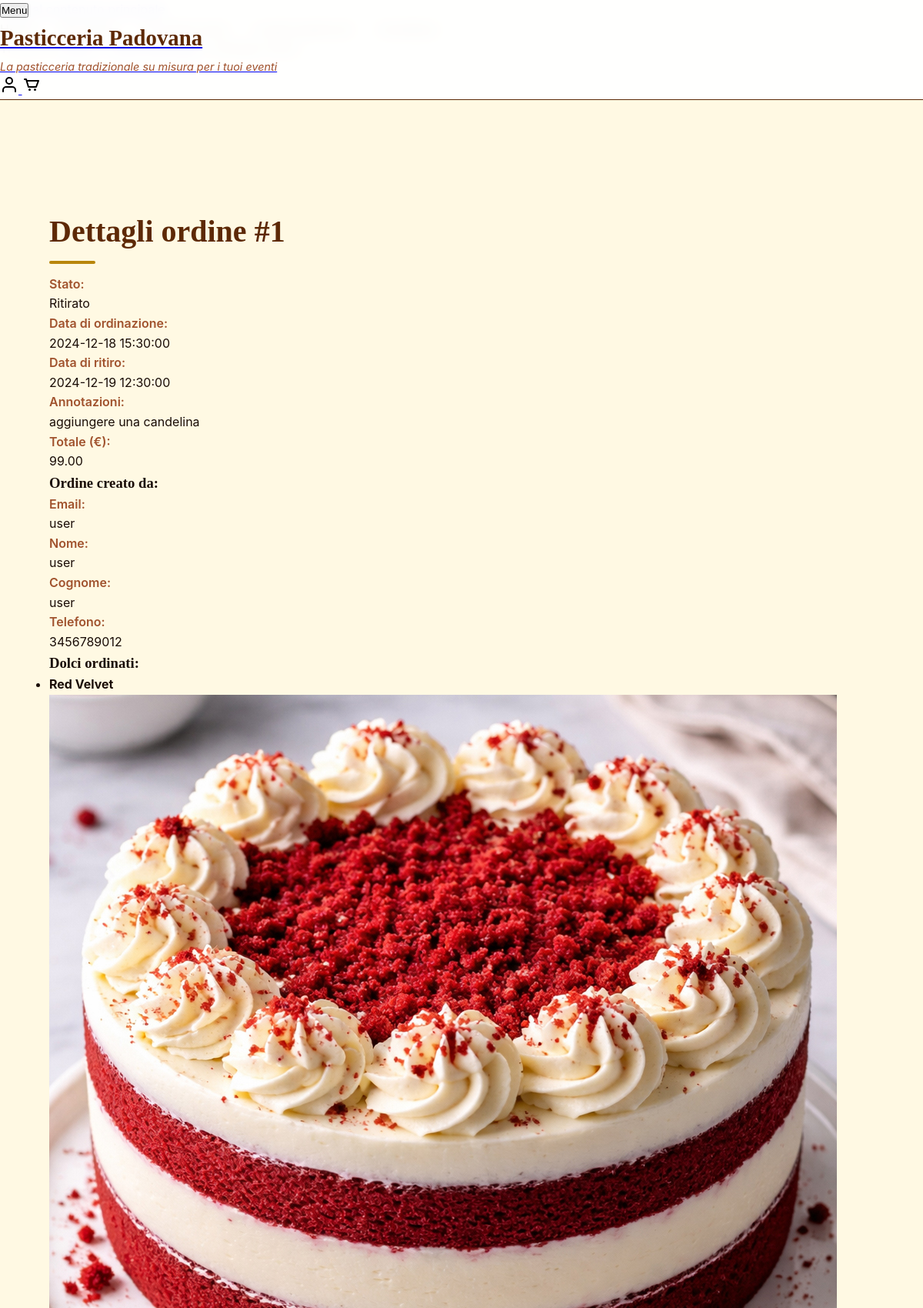
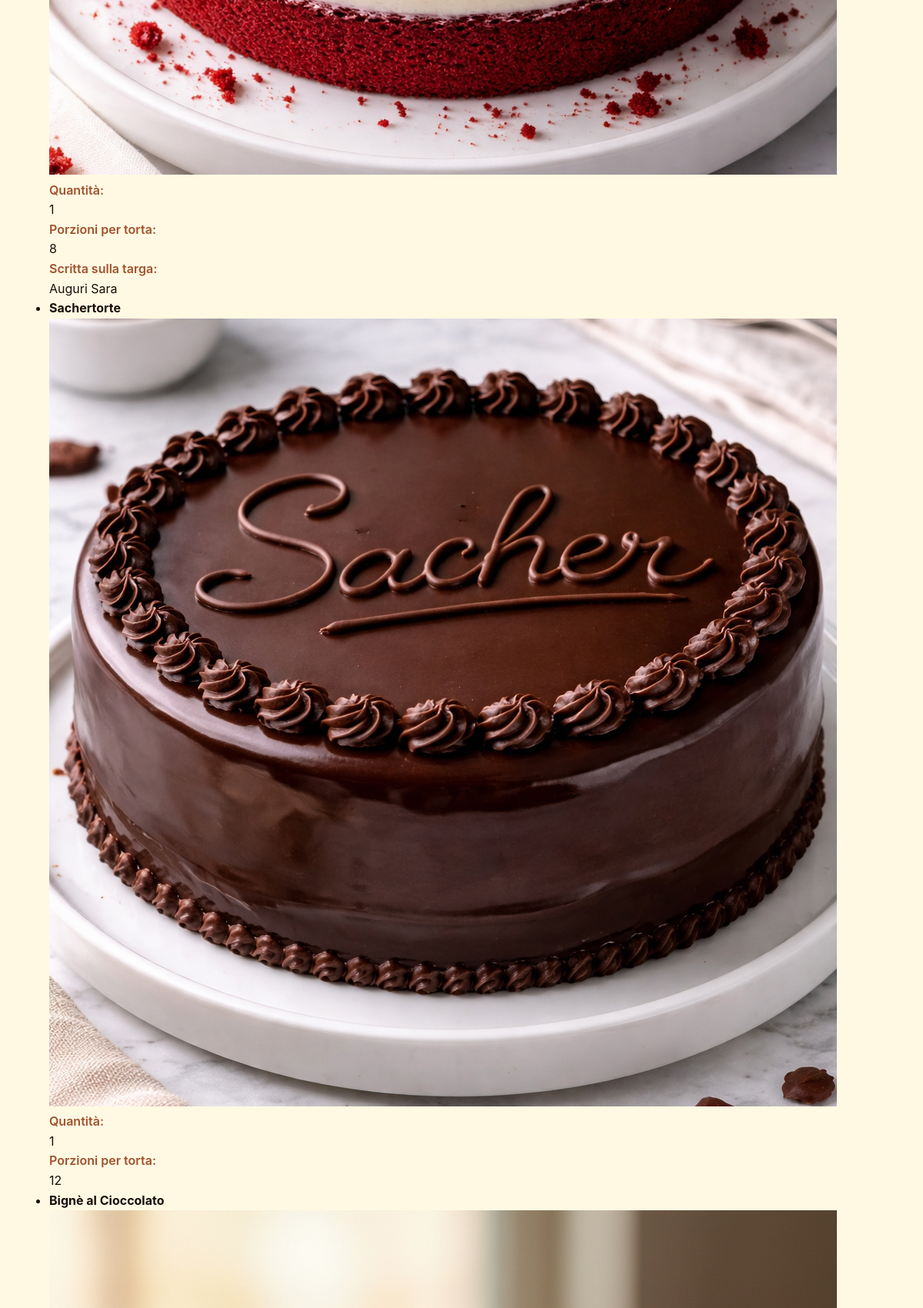
The page /site/php/dettagliOrdine.php?id=1 (signed in, upper part) on the database its author committed (2 pictures, top to bottom).
### tables this page shows
CREATE TABLE ordine (
  id int NOT NULL AUTO_INCREMENT,
  ritiro datetime NOT NULL,
  ordinazione datetime,
  persona varchar(60),
  nome varchar(20),
  cognome varchar(20),
  telefono varchar(20),
  annotazioni varchar(300),
  stato int NOT NULL,
  totale DECIMAL(10,2),
  PRIMARY KEY(id),
  FOREIGN KEY (persona) REFERENCES persona(email) ON DELETE SET NULL ON UPDATE CASCADE
);

CREATE TABLE ordine_torta (
  torta int NOT NULL,
  ordine int NOT NULL,
  porzioni int NOT NULL,
  targa varchar(255) NOT NULL DEFAULT '',
  numero_torte int NOT NULL DEFAULT 1,
  PRIMARY KEY (torta, ordine, porzioni, targa),
  FOREIGN KEY (torta) REFERENCES item(id),
  FOREIGN KEY (ordine) REFERENCES ordine(id) ON DELETE CASCADE
);

CREATE TABLE item (
  id int NOT NULL AUTO_INCREMENT,
  tipo ENUM('torta', 'pasticcino') NOT NULL,     
  nome varchar(30) NOT NULL,
  descrizione varchar(1024),
  prezzo DECIMAL(10,2) NOT NULL,  
  immagine varchar(255),
  testo_alternativo varchar(255),
  attivo boolean NOT NULL DEFAULT TRUE,
  PRIMARY KEY(id)
);

CREATE TABLE ordine_pasticcino (
  pasticcino int NOT NULL,
  ordine int NOT NULL,
  quantita int NOT NULL,
  PRIMARY KEY (pasticcino, ordine),
  FOREIGN KEY (pasticcino) REFERENCES item(id),
  FOREIGN KEY (ordine) REFERENCES ordine(id) ON DELETE CASCADE
);

### site/php/dbConnection.php (called while the page is built, shortened)
<?php
class DBAccess{
    private $connection;
    public function openDBConnection(){
        try {
            $host = getenv('MYSQLHOST')     ?: (defined('DB_HOST')     ? DB_HOST     : null);
            $user = getenv('MYSQLUSER')     ?: (defined('DB_USER')     ? DB_USER     : null);
            $pass = getenv('MYSQLPASSWORD') ?: (defined('DB_PASSWORD') ? DB_PASSWORD : null);
            $db   = getenv('MYSQLDATABASE') ?: (defined('DB_NAME')     ? DB_NAME     : null);
            $port = getenv('MYSQLPORT')     ?: (defined('DB_PORT')     ? DB_PORT     : 3306);
            $this->connection = mysqli_connect($host, $user, $pass, $db, (int)$port);
            $this->connection->set_charset("utf8mb4");
            return true;
        } catch (mysqli_sql_exception $e) {
            return false;
        }
    }
    public function getOrdineByIdAndEmail($id,$email){
        $querySelect = "SELECT * FROM ordine WHERE id = ? AND persona=?";
        $stmt = mysqli_prepare($this->connection, $querySelect);
        mysqli_stmt_bind_param($stmt, "is", $id, $email);
        mysqli_stmt_execute($stmt);
        $queryResult = mysqli_stmt_get_result($stmt);
        if (mysqli_num_rows($queryResult) > 0) {
            $ordine = mysqli_fetch_assoc($queryResult);
        } else {
            $ordine = false;
        }
        return $ordine;
    }
    public function getOrdiniTortaById($id) {
        $querySelect = "SELECT ot.torta,
            ot.ordine,
            ot.porzioni,
            ot.targa,
            ot.numero_torte,
            i.nome,
            i.immagine,
            i.testo_alternativo
            FROM ordine_torta AS ot
            JOIN item AS i ON ot.torta = i.id
            WHERE ot.ordine = ? ";
        $stmt = mysqli_prepare($this->connection, $querySelect);
        mysqli_stmt_bind_param($stmt, "i", $id);
        mysqli_stmt_execute($stmt);
        $queryResult = mysqli_stmt_get_result($stmt);
        $torte = [];
        while ($row = mysqli_fetch_assoc($queryResult)) {
            $torte[] = $row;
        }
        return $torte;
    }
    public function getOrdiniPasticcinoById($id) {
        $query = "SELECT op.pasticcino,
            op.ordine,
            op.quantita,
            i.nome,
            i.immagine,
            i.testo_alternativo
            FROM ordine_pasticcino AS op
            JOIN item AS i ON op.pasticcino = i.id
            WHERE op.ordine = ? ";
        $stmt = mysqli_prepare($this->connection, $query);
        mysqli_stmt_bind_param($stmt, "i", $id);
        mysqli_stmt_execute($stmt);
        $result = mysqli_stmt_get_result($stmt);
        $pasticcini = [];
        while ($row = mysqli_fetch_assoc($result)) {
            $pasticcini[] = $row;
        }
        return $pasticcini;
    }
}
?>

### site/php/dettagliOrdine.php (the view, shortened to what this page needs)
<?php
require_once "dbConnection.php";
$paginaHTML = file_get_contents( __DIR__ .'/../html/dettagliOrdine.html');
$id_ordine = null;
$listaDettagliOrdine = '';
$messaggioErrore = '';
$stati = [
    1 => 'In attesa',
    2 => 'In preparazione',
    3 => 'Completato',
    4 => 'Ritirato'
];
$torteOrdinate = [];
$pasticciniOrdinati = [];
$listaDolciOrdinati = '';
if (isset($_GET['id'])) {
    $id_ordine = intval($_GET['id']);
} elseif (isset($_POST['id'])) {
    $id_ordine = intval($_POST['id']);
}
    $email = $_SESSION['email'];
    $ruolo = $_SESSION['ruolo'];
    $db = new DBAccess();
    $connessione = $db->openDBConnection();
    if(!$connessione){
        http_response_code(500);
        include __DIR__ . '/500.php';
        exit;
        } else {
            if (!$db->ordineEsiste($id_ordine)) {
                http_response_code(404);
                include __DIR__ . '/404.php';
                $db->closeDBConnection();
                exit;
            } else {
                if ($ruolo === 'admin') {
                    $ordine = $db->getOrdineById($id_ordine);
                } else {
                    $ordine = $db->getOrdineByIdAndEmail($id_ordine, $email);
                }
                if (!$ordine) {
                    http_response_code(403);
                    include __DIR__ . '/403.php';
                    $db->closeDBConnection();
                    exit;
                } else {
                    $torteOrdinate = $db->getOrdiniTortaById($id_ordine);
                    $pasticciniOrdinati = $db->getOrdiniPasticcinoById($id_ordine);
                }
            }
        }
    if(empty($ordine)){
        $listaDettagliOrdine = '<p class="errore" role="alert">L\'ordine non contiene prodotti</p>';
    } else {
    $statoTesto = isset($stati[$ordine['stato']]) ? $stati[$ordine['stato']] : 'Sconosciuto';
    $listaDettagliOrdine  = '<h2>Dettagli ordine <span aria-label="Numero">#</span>' . htmlspecialchars($ordine['id']) . '</h2>
                            <div class="dettagli-ordine">
                                <dl>
                                    <dt><strong>Stato:</strong></dt>
                                    <dd>'. htmlspecialchars($statoTesto) . '</dd>
                                    <dt><strong>Data di ordinazione:</strong></dt>
                                    <dd>'. htmlspecialchars($ordine['ordinazione']) . '</dd>
                                    <dt><strong>Data di ritiro:</strong></dt>
                                    <dd>'. htmlspecialchars($ordine['ritiro']) . '</dd>
                                    <dt><strong>Annotazioni:</strong></dt>
                                    <dd>'. htmlspecialchars($ordine['annotazioni'] ?? 'nessuna annotazione inserita') . '</dd>
                                    <dt><strong>Totale (€):</strong></dt>
                                    <dd>'. htmlspecialchars($ordine['totale']) . '</dd>
                                </dl>
                            </div>';
    $listaDettagliOrdine .= '<h3>Ordine creato da:</h3>
                            <div class="dettagli-ordine">
                                <dl>
                                    <dt><strong>Email:</strong></dt>
                                    <dd>' . htmlspecialchars($ordine['persona']) . '</dd>
                                    <dt><strong>Nome:</strong></dt>
                                    <dd>'. htmlspecialchars($ordine['nome']) . '</dd>
                                    <dt><strong>Cognome:</strong></dt>
                                    <dd>'. htmlspecialchars($ordine['cognome']) . '</dd>
                                    <dt><strong>Telefono:</strong></dt>
                                    <dd>'. htmlspecialchars($ordine['telefono']) . '</dd>
                                </dl>
                            </div>';
    $listaDolciOrdinati =  '<h3>Dolci ordinati:</h3>';
    if(empty($torteOrdinate) && empty($pasticciniOrdinati)){
        $listaDolciOrdinati .= '<p>Ordine vuoto</p>';
    } else {
        $listaDolciOrdinati .= '<ul>';
        if(!empty($torteOrdinate)){
            foreach ($torteOrdinate as $torta){
                $imgSrc = !empty($torta['immagine']) ? "site/img/" . $torta['immagine'] : "site/img/placeholder.jpeg";
                $altText = !empty($torta['testo_alternativo']) ? $torta['testo_alternativo'] : "Immagine non disponibile";
                $listaDolciOrdinati .= '<li class="dolce-ordinato">
                                            <h4>' . $torta['nome'] . '</h4>
                                            <div class="contenitore-dolce">
                                                <div class="immagine-dolce">
                                                    <img src="' . htmlspecialchars($imgSrc) . '" alt="' . htmlspecialchars($altText) .'"/>
                                                </div>
                                                <div class="dettagli-dolce">
                                                    <dl>
                                                        <dt><strong>Quantità:</strong></dt>
                                                        <dd>'. htmlspecialchars($torta['numero_torte']) . '</dd>
                                                        <dt><strong>Porzioni per torta:</strong></dt>
                                                        <dd>'. htmlspecialchars($torta['porzioni']) . '</dd>';
                $targaTorta = htmlspecialchars($torta['targa']);
                if(!empty($targaTorta)){
                    $listaDolciOrdinati .= '<dt><strong>Scritta sulla targa:</strong></dt>
                    <dd>'. $targaTorta . '</dd>';
                }
                $listaDolciOrdinati .= '</dl>
                                    </div>
                                </div>
                            </li>';
            }
        }
        if(!empty($pasticciniOrdinati)){
            foreach ($pasticciniOrdinati as $pasticcino){
                $imgSrc = !empty($pasticcino['immagine']) ? "site/img/" . $pasticcino['immagine'] : "site/img/placeholder.jpeg";
                $altText = !empty($pasticcino['testo_alternativo']) ? $pasticcino['testo_alternativo'] : "Immagine non disponibile";
                $listaDolciOrdinati .= '<li class="dolce-ordinato">
                                            <h4>' . htmlspecialchars($pasticcino['nome']) . '</h4>
                                            <div class="contenitore-dolce">
                                                <div class="immagine-dolce">
                                                    <img src="' . htmlspecialchars($imgSrc) . '" alt="' . htmlspecialchars($altText) . '"/>
                                                </div>
                                                <div class="dettagli-dolce">
                                                    <dl>
                                                        <dt><strong>Quantità:</strong></dt>
                                                        <dd>' . htmlspecialchars($pasticcino['quantita']) . '</dd>
                                                    </dl>
                                                </div>
                                            </div>
                                        </li>';
            }
        }
        $listaDolciOrdinati .= '</ul>';
    }
}
$paginaHTML = str_replace('[messaggioErroreDB]', $messaggioErrore, $paginaHTML);
$paginaHTML = str_replace('[listaDettagliOrdine]', $listaDettagliOrdine, $paginaHTML);
$paginaHTML = str_replace('[listaDolciOrdinati]', $listaDolciOrdinati, $paginaHTML);
echo $paginaHTML;
?>

### site/css/style.css (style rules this page uses)
* { margin: 0; padding: 0; box-sizing: border-box; }
:root { --primary: #5D2906; --primary-light: #A0522D; --bg-cream: #fff9e3; --surface-light: #FFF8E7; --text-dark: #1A0D07; --text-light: #FFFFFF; --accent: #B8860B; --accent-bright: #FFAA00; --error: #B71C1C; --success: #1B5E20; }
body { font-family: 'Inter', sans-serif; color: var(--text-dark); line-height: 1.6; overflow-x: hidden; background-color: var(--bg-cream); }
h1, h2, h3 { font-family: 'Playfair Display', serif; }
header { position: fixed; top: 0; width: 100%; background: rgba(255, 255, 255, 0.95); backdrop-filter: blur(10px); z-index: 1000; box-shadow: 0 2px 20px var(--shadow); transition: all 0.3s ease; border-bottom: 1px solid var(--primary); }
#logo h1 { font-size: 1.8rem; color: var(--primary); font-weight: 700; margin-bottom: 0.2rem; }
#logo p { font-size: 0.9rem; color: var(--primary-light); font-style: italic; }
nav#menu { display: flex; align-items: center; }
nav#menu ul { display: flex; gap: 2rem; list-style: none; }
nav#menu a, nav#menu li, nav#menu span { color: var(--text-dark); text-decoration: none; font-weight: 500; position: relative; transition: color 0.3s ease; }
nav#menu a::after, nav#menu #currentlink::after, nav#menu #currentLink::after { content: ''; position: absolute; bottom: -5px; left: 0; width: 0; height: 2px; background: var(--accent); transition: width 0.3s ease; }
main { margin-top: 80px; min-height: calc(100vh - 400px); padding: 4rem 2rem; }
section { margin-bottom: 5rem; }
section h2 { font-size: 2.5rem; color: var(--primary); margin-bottom: 1.5rem; position: relative; display: inline-block; }
section h2::after { content: ''; position: absolute; bottom: -10px; left: 0; width: 60px; height: 4px; background: var(--accent); border-radius: 2px; }
section strong { color: var(--primary-light); font-weight: 600; }
#dettagliOrdine { max-width: 1200px; margin: 0 auto; padding: 3rem 2rem; }

### site/css/print.css (style rules this page uses)
* { padding: 0em; margin: 0em; }
body { font-family: "Georgia", "Times New Roman", Times, serif; color: black; background: none; font-size: 12pt; line-height: 1.5; overflow-x: hidden; }
nav#menu, button, .back-to-top, .skip-link, .header-icons, #navigazione-footer { display: none; }
h1, h2, h3, h4, h5, h6 { color: black; }
h1 { font-size: 18pt; }
h2 { font-size: 16pt; }
h3, h4, h5, h6 { font-size: 14pt; }
a { text-decoration: none; color: black; }
#logo h1 { font-size: 20pt; color: black; }
#logo p { color: black; }

### rows shown on the page
ordine: id "1", stato "Ritirato", ordinazione "2024-12-18 15:30:00", ritiro "2024-12-19 12:30:00", annotazioni "aggiungere una candelina", totale "99.00", persona "user", nome "user", cognome "user", telefono "3456789012"
ordine_torta: torta.nome "Red Velvet", torta.immagine (picture), numero_torte "1", porzioni "8", targa "Auguri Sara"
ordine_torta: torta.nome "Sachertorte", torta.immagine (picture), numero_torte "1", porzioni "12"
ordine_pasticcino: pasticcino.nome "Bignè al Cioccolato", pasticcino.immagine (picture)

### other values the page prints
$paginaHTML "Menu Pasticceria Padovana La pasticceria tradizionale su misura per i tuoi eventi"
